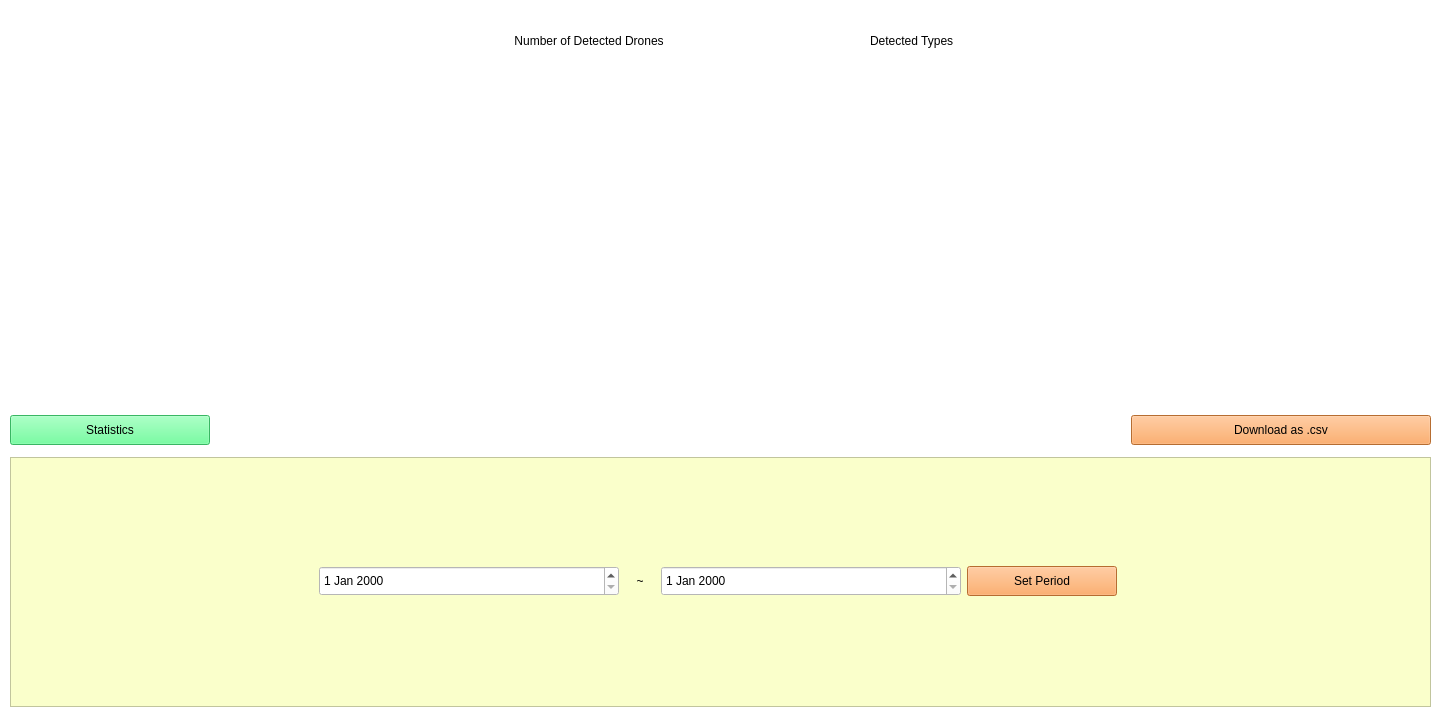
<?xml version="1.0" encoding="UTF-8"?>
<ui version="4.0">
 <class>MainWindow</class>
 <widget class="QMainWindow" name="MainWindow">
  <property name="geometry">
   <rect>
    <x>0</x>
    <y>0</y>
    <width>1440</width>
    <height>720</height>
   </rect>
  </property>
  <property name="minimumSize">
   <size>
    <width>1440</width>
    <height>720</height>
   </size>
  </property>
  <property name="maximumSize">
   <size>
    <width>1440</width>
    <height>720</height>
   </size>
  </property>
  <property name="windowTitle">
   <string>MainWindow</string>
  </property>
  <property name="styleSheet">
   <string notr="true">background-color: rgb(255, 255, 255);</string>
  </property>
  <widget class="QWidget" name="centralwidget">
   <widget class="QWidget" name="verticalLayoutWidget">
    <property name="geometry">
     <rect>
      <x>10</x>
      <y>10</y>
      <width>1421</width>
      <height>704</height>
     </rect>
    </property>
    <layout class="QVBoxLayout" name="verticalLayout">
     <item>
      <widget class="QLabel" name="stat_title">
       <property name="minimumSize">
        <size>
         <width>0</width>
         <height>50</height>
        </size>
       </property>
       <property name="maximumSize">
        <size>
         <width>16777215</width>
         <height>50</height>
        </size>
       </property>
       <property name="styleSheet">
        <string notr="true">font: 75 18pt &quot;PibotoLt&quot;;
background-color: rgba(255, 255, 255, 0);</string>
       </property>
       <property name="text">
        <string>        Number of Detected Drones                                                              Detected Types</string>
       </property>
       <property name="alignment">
        <set>Qt::AlignCenter</set>
       </property>
      </widget>
     </item>
     <item>
      <layout class="QHBoxLayout" name="graph_area">
       <property name="leftMargin">
        <number>75</number>
       </property>
       <property name="rightMargin">
        <number>75</number>
       </property>
       <item>
        <widget class="QLabel" name="graph_detected">
         <property name="minimumSize">
          <size>
           <width>600</width>
           <height>325</height>
          </size>
         </property>
         <property name="maximumSize">
          <size>
           <width>600</width>
           <height>325</height>
          </size>
         </property>
         <property name="text">
          <string/>
         </property>
         <property name="pixmap">
          <pixmap>graph_type.png</pixmap>
         </property>
         <property name="scaledContents">
          <bool>true</bool>
         </property>
        </widget>
       </item>
       <item>
        <widget class="QLabel" name="graph_type">
         <property name="minimumSize">
          <size>
           <width>450</width>
           <height>325</height>
          </size>
         </property>
         <property name="maximumSize">
          <size>
           <width>450</width>
           <height>325</height>
          </size>
         </property>
         <property name="text">
          <string/>
         </property>
         <property name="pixmap">
          <pixmap>graph_detected.png</pixmap>
         </property>
         <property name="scaledContents">
          <bool>true</bool>
         </property>
        </widget>
       </item>
      </layout>
     </item>
     <item>
      <layout class="QHBoxLayout" name="button_area">
       <item>
        <widget class="QPushButton" name="button_stat">
         <property name="minimumSize">
          <size>
           <width>200</width>
           <height>30</height>
          </size>
         </property>
         <property name="maximumSize">
          <size>
           <width>200</width>
           <height>30</height>
          </size>
         </property>
         <property name="styleSheet">
          <string notr="true">background-color: rgb(80, 255, 138);</string>
         </property>
         <property name="text">
          <string>Statistics</string>
         </property>
        </widget>
       </item>
       <item>
        <widget class="QLabel" name="space">
         <property name="styleSheet">
          <string notr="true">background-color: rgba(255, 255, 255, 0);</string>
         </property>
         <property name="text">
          <string/>
         </property>
        </widget>
       </item>
       <item>
        <widget class="QPushButton" name="button_csv">
         <property name="minimumSize">
          <size>
           <width>300</width>
           <height>30</height>
          </size>
         </property>
         <property name="maximumSize">
          <size>
           <width>300</width>
           <height>30</height>
          </size>
         </property>
         <property name="styleSheet">
          <string notr="true">background-color: rgb(255, 153, 69);</string>
         </property>
         <property name="text">
          <string>Download as .csv</string>
         </property>
        </widget>
       </item>
      </layout>
     </item>
     <item>
      <widget class="QFrame" name="frame">
       <property name="minimumSize">
        <size>
         <width>0</width>
         <height>250</height>
        </size>
       </property>
       <property name="maximumSize">
        <size>
         <width>16777215</width>
         <height>250</height>
        </size>
       </property>
       <property name="styleSheet">
        <string notr="true">background-color: rgb(250, 255, 203, 255);</string>
       </property>
       <property name="frameShape">
        <enum>QFrame::StyledPanel</enum>
       </property>
       <property name="frameShadow">
        <enum>QFrame::Raised</enum>
       </property>
       <widget class="QWidget" name="verticalLayoutWidget_2">
        <property name="geometry">
         <rect>
          <x>9</x>
          <y>9</y>
          <width>1401</width>
          <height>231</height>
         </rect>
        </property>
        <layout class="QVBoxLayout" name="verticalLayout_2">
         <item>
          <layout class="QHBoxLayout" name="date_hori">
           <property name="leftMargin">
            <number>300</number>
           </property>
           <property name="rightMargin">
            <number>300</number>
           </property>
           <item>
            <widget class="QDateEdit" name="date_from">
             <property name="minimumSize">
              <size>
               <width>300</width>
               <height>30</height>
              </size>
             </property>
             <property name="maximumSize">
              <size>
               <width>300</width>
               <height>30</height>
              </size>
             </property>
             <property name="styleSheet">
              <string notr="true">background-color: rgb(255, 255, 255);</string>
             </property>
            </widget>
           </item>
           <item>
            <widget class="QLabel" name="label">
             <property name="minimumSize">
              <size>
               <width>0</width>
               <height>30</height>
              </size>
             </property>
             <property name="maximumSize">
              <size>
               <width>30</width>
               <height>30</height>
              </size>
             </property>
             <property name="text">
              <string>~</string>
             </property>
             <property name="alignment">
              <set>Qt::AlignCenter</set>
             </property>
            </widget>
           </item>
           <item>
            <widget class="QDateEdit" name="date_to">
             <property name="minimumSize">
              <size>
               <width>300</width>
               <height>30</height>
              </size>
             </property>
             <property name="maximumSize">
              <size>
               <width>300</width>
               <height>30</height>
              </size>
             </property>
             <property name="styleSheet">
              <string notr="true">background-color: rgb(255, 255, 255);</string>
             </property>
            </widget>
           </item>
           <item>
            <widget class="QPushButton" name="button_period">
             <property name="minimumSize">
              <size>
               <width>150</width>
               <height>30</height>
              </size>
             </property>
             <property name="maximumSize">
              <size>
               <width>150</width>
               <height>30</height>
              </size>
             </property>
             <property name="styleSheet">
              <string notr="true">background-color: rgb(255, 153, 69);</string>
             </property>
             <property name="text">
              <string>Set Period</string>
             </property>
            </widget>
           </item>
          </layout>
         </item>
         <item>
          <layout class="QVBoxLayout" name="verticalLayout_3"/>
         </item>
        </layout>
       </widget>
      </widget>
     </item>
    </layout>
   </widget>
  </widget>
 </widget>
 <resources/>
 <connections/>
</ui>
